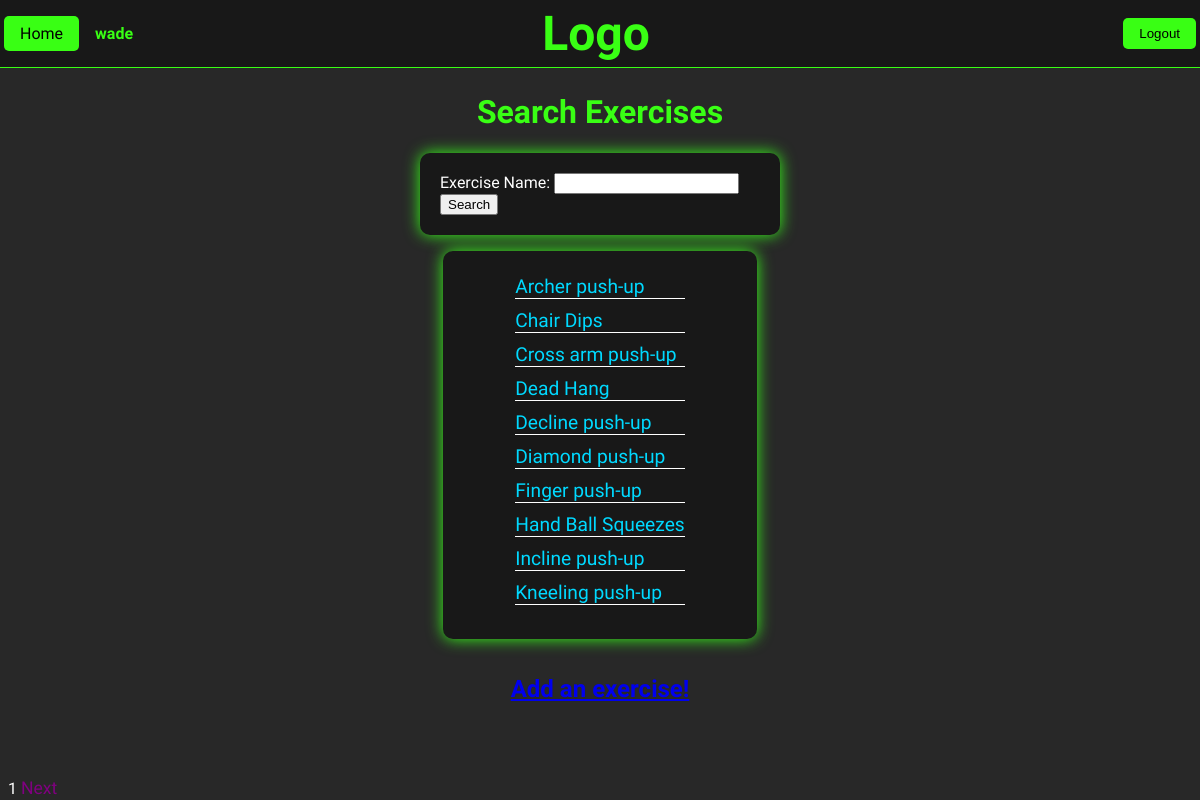
The page /exercises/search/ (signed in) on the database its author committed.
### gym/models.py (models this page shows, shortened)
class FitCrawlerUser(AbstractBaseUser):
    email = models.EmailField(max_length=255, unique=True)
    username = models.CharField(max_length=63, unique=True)
    TYPES = ( ('FitKnight', 'FitKnight'), ('FitGuildOfficer', 'FitGuildOfficer'))
    user_type = models.CharField(max_length=31, choices=TYPES, default='FitKnight')
    gym = models.ForeignKey('gym.Gym', on_delete=models.SET_NULL, null=True, blank=True)
    is_admin = models.BooleanField(default=False)
    is_active = models.BooleanField(default=True)
    USERNAME_FIELD = 'username'
    EMAIL_FIELD = 'email'
    REQUIRED_FIELDS = ['email']
    objects = FitUserManager()

### exercises/models.py (models this page shows, shortened)
class Exercise(models.Model):
    name = models.CharField(max_length=255)
    description = models.CharField(max_length=511)

### exercises/views.py (the view)
# urls.py: path('search/', views.search_exercises, name='search_exercises'),
@login_required
def search_exercises(request):
    if request.GET.get('exercise_name'):
        search_query = request.GET.get('exercise_name')
    else:
        search_query = ''
    if request.GET.get('page'):
        page_number = int(request.GET.get('page'))
    else:
        page_number = 1
    with connection.cursor() as cursor:
        cursor.execute("""
            SELECT COUNT(*)
            FROM exercises_exercise e
            WHERE e.name LIKE CONCAT('%%', LOWER(%s), '%%')
            """, [search_query])
        total = cursor.fetchone()[0]
        last_page = ceil(total / NUM_ENTRIES_PER_PAGE)
        if last_page < 1:
            last_page = 1
        if page_number / NUM_ENTRIES_PER_PAGE > total:
            page_number = last_page
        offset = NUM_ENTRIES_PER_PAGE*(page_number - 1)
        cursor.execute("""
            SELECT e.id, e.name
            FROM exercises_exercise e
            WHERE e.name LIKE CONCAT('%%', LOWER(%s), '%%')
            ORDER BY e.name
            LIMIT 10 OFFSET %s
            """, [search_query, offset])
        rows = cursor.fetchall()
    template_args = {'exercises': rows, 'search_query': search_query, 'page_number': page_number}
    if page_number > 1:
        template_args['previous'] = page_number - 1
    if page_number < last_page:
        template_args['next'] = page_number + 1
    return render(request, 'exercises/search_exercises.html', template_args)

### exercises/templates/exercises/search_exercises.html (shortened to what this page needs)
{% extends 'gym/header.html' %}
{%load static %}
{% block content %}
<link rel="stylesheet" type="text/css" href="{% static 'exercises/search_exercises.css' %}">
<h1>Search Exercises</h1>
<form method="GET" class="search-exercises-form">
    <label for="id_exercise_name">Exercise Name:</label>
    <input type="text" name="exercise_name" value="{{ search_query }}" maxlength="255" id="id_exercise_name">
    <button type="submit">Search</button>
</form>
<div class="list-div">
    <ul>
    {% for exercise_id, exercise_name in exercises %}
        <li>
            <a href="{% url 'exercises:view_exercise' exercise_id %}">
            {{exercise_name}}
            </a>
        </li>
    {% endfor %}
    </ul>
</div>
{% if user.is_authenticated and user.user_type == 'FitGuildOfficer' %}
<h2><a href="{% url 'exercises:create_exercise' %}">Add an exercise!</a></h2>
{% endif %}
<div class="footer">
    {{ page_number }}
    {% if next %}
    <a href="{% url 'exercises:search_exercises' %}?page={{next}}&exercise_name={{search_query}}">Next</a>
    {% endif %}
</div>
{% endblock %}

### gym/templates/gym/header.html (shortened to what this page needs)
{% load static %}
<!DOCTYPE html>
<html lang="en">
    <head>
        <link rel="stylesheet" type="text/css" href="{% static 'fitness/header.css' %}">
    </head>
    <body>
        <header class="header">
            <div class="left">
                <a href="{% url 'fitness:home' %}" class="button">Home</a>
                {% if user.is_authenticated %}
                <div class="username"> {{ user.username }} </div>
                {% endif %}
            </div>
            <div class="logo">
                <h1>Logo</h1>
            </div>
            <div class="right">
                {% if user.is_authenticated %}
                <form action="{% url 'gym:logout' %}" method="POST">
                    <button type="submit" class="button">Logout</button>
                </form>
                {% else %}
                <div class="authentication">
                    <a href="{% url 'gym:signup' %}" class="button">Sign Up</a>
                    <a href="{% url 'gym:login' %}" class="button">Login</a>
                </div>
                {% endif %}
            </div>
        </header>
        <div class="header-space"></div>
            {% block content %}
            {% endblock %}
    </body>
</html>

### fitness/static/fitness/header.css (style rules this page uses)
body { background-color: #282828; color: white; font-family: "Rajdhani", sans-serif; }
.header { display: flex; justify-content: space-between; align-items: center; border-bottom: 1px solid #39FF14; padding: 1rem; margin: -1.5rem -1.75rem; background-color: #181818; margin-bottom: 1rem; position: fixed; width: 100%; }
.left { display: flex; align-items: center; justify-content: flex-start; width: 42%; }
.logo { font-size: 1.8rem; margin-left: 1rem; font-weight: bold; width: 10%; margin: -1rem 0rem; }
.logo h1 { color:#39FF14; margin: 0rem; font-size: 3rem; }
.right { display: flex; align-items: center; justify-content: flex-end; width: 42%; }
.button { background-color: #39FF14; color: black; padding: 0.5rem 1rem; text-decoration: none; border-radius: 5px; margin-left: 0.5rem; transition: background-color 0.3s ease; border: none; cursor: pointer; }
.username { font-weight: bold; margin-left: 1rem; color: #39FF14; }
.header-space { margin-top:1.5rem; padding-bottom: 3rem; }

### exercises/static/exercises/search_exercises.css (style rules this page uses)
h1 { color: #39FF14; text-align: center; font-size: 2rem; }
h2 { color: #39FF14; text-align: center; font-size: 1.5rem; }
ul { width: fit-content; background-color: #181818; max-width: 25rem; padding: 1.5rem 4.5rem; box-shadow: 0rem 0rem 1rem rgb(55, 255, 25); border-radius: .625rem; }
li { list-style: none; margin-bottom: .625rem; font-family: 'Rajdhani', sans-serif; font-size: 1.2rem; border-top: pink; border-style: solid; border-width: 0 0 1px 0; }
ul li a { color: #00d9ff; text-decoration: none; }
.search-exercises-form { background-color: #181818; padding: 1.25rem; max-width: 20rem; margin: auto; border-radius: .625rem; box-shadow: 0rem 0rem 1rem rgb(55, 255, 25); }
.list-div { display: flex; align-items: center; justify-content: center; }
.footer { position: fixed; bottom: .1rem; }
.footer a { color: purple; text-decoration: none; font-size: 1.1rem; }

### rows shown on the page
FitCrawlerUser: username "wade"
Exercise: name "Archer push-up"
Exercise: name "Chair Dips"
Exercise: name "Cross arm push-up"
Exercise: name "Dead Hang"
Exercise: name "Decline push-up"
Exercise: name "Diamond push-up"
Exercise: name "Finger push-up"
Exercise: name "Hand Ball Squeezes"
Exercise: name "Incline push-up"
Exercise: name "Kneeling push-up"

### other values the page prints
{{ page_number }} "1"
